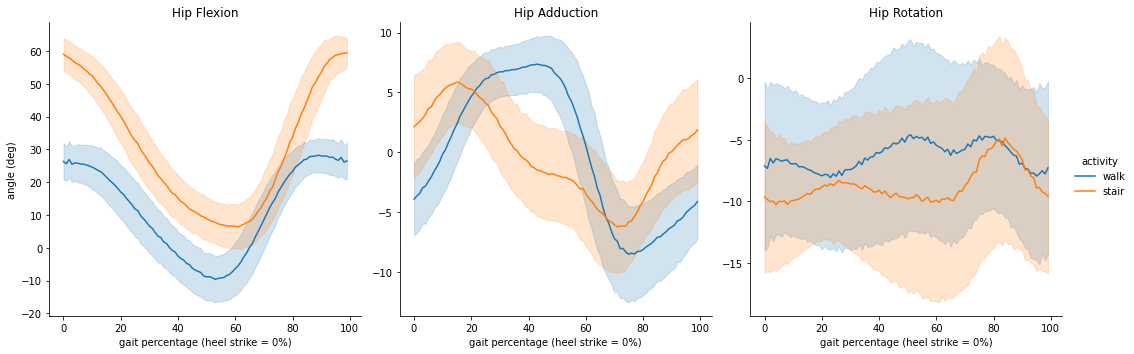

The script that drew this image:
#!/usr/bin/env python3
# -*- coding: utf-8 -*-
'''
Date: 2022-03-06
Filename: 2022_03_06_Hip_Angles_StairMaster_v_Walking
Author: Megan McCabe
Script Purpose: 
    Compare OpenSim inverse kinematic results (joint angles) between
    walking (2mph, 0.9m/s) and stair ascent (on a StairMaster, level=8)
    for 15 healthy subjects. Final results are plotted using seaborn
    and reflect ensemble averaging for each point in the gait cycle (0-100% 
    where 0% = heel strike)
    
'''
    
# 1. Import libraries
import scipy.io
import os
import numpy as np
import matplotlib.pyplot as plt
import pandas as pd
import seaborn as sns

# 2. Define parent folder filepaths
filepath_ikresults = '/Users/megan_mccabe/documents/school/thesis/data analysis/standard approach/results/'
filepath_synceddata = '/Users/megan_mccabe/documents/school/thesis/data analysis/ml approach/synced data/'
files_synceddata = os.listdir(filepath_synceddata)

# 3. Initialize dataframes for each activity
df_walk = pd.DataFrame()
df_stair = pd.DataFrame()

# 4. Load footedness of each subject
footedness = ['R','R','R','R','R','L','R','R','R','R','L','R','R','R','R','L','L']

# 5. Loop through subjects to load their inverse kinematics (IK) results and associated gait % vector (synceddata file)
for subj_id_num in range(1,18):
    
    if subj_id_num not in [4,11]:
        # Define subject id
        subj_id_var = '00'+str(subj_id_num)
        subj_id_var = 'S'+subj_id_var[-3:]
        
        # Identify subject's ik results filenames
        subject_ikresults_files = os.listdir(filepath_ikresults+subj_id_var+'/opensim ik/')
        subject_ikresults_files = [file for file in subject_ikresults_files if file[-3:] == 'mot']  
        
        # Identify subject's synceddata filename
        subject_synceddata_file = [file for file in files_synceddata if file[0:4] == subj_id_var][0]
    
        # Load synceddata, determine order of activities in file
        synceddata = scipy.io.loadmat(filepath_synceddata+subject_synceddata_file)
        
        syncdata_activity_order = dict()
        
        for i in range(4):
            activity_raw = synceddata['SyncedData'][0,i][0][0]
            activity = activity_raw.split('-')[0]
            syncdata_activity_order[activity] = i
        
        syncdata_activity_order.pop('stand')
        syncdata_activity_order.pop('stepup')
        
        # Loop through activities
        for act in syncdata_activity_order:
            act_index = syncdata_activity_order[act]
            
            gait_perc = synceddata['SyncedData'][0,act_index][5] # Let's focus on right foot for now
            '''
            # Pull the gait percentage vector, factoring in footedness
            if footedness[subj_id_num-1] == 'R':
                gait_perc = synceddata['SyncedData'][0,act_index][5]
            else:
                gait_perc = synceddata['SyncedData'][0,act_index][6]
            '''
            
            # Load the ikresults for that activity
            
            subj_act_ik_file = [f for f in subject_ikresults_files if act in f][0]
            
            #ik_file_activity_index = ik_activity_order.index(act)
            df_subj_ikresults = pd.read_table(
                filepath_ikresults+subj_id_var+'/opensim ik/'+subj_act_ik_file,
                sep='\t',header=8
                )
            
            # Insert the gait % vector into the ik results df
            df_subj_ikresults.insert(0,'gait_perc',gait_perc[:,0])
            
            # Remove rows w/ gait % = 999
            df_subj_ikresults = df_subj_ikresults[df_subj_ikresults['gait_perc']!=999]
            
            # convert gait percentage vector to int
            df_subj_ikresults['gait_perc'] = df_subj_ikresults['gait_perc'].astype('int64')
            
            # Insert new column w/ subject id into df
            subj_id_col = np.full((df_subj_ikresults.shape[0],1), subj_id_num)
            df_subj_ikresults.insert(0,'subject_id',subj_id_col)
            
            
            # Add data to subject-wide dfs
            if act == 'walk':
                df_walk = pd.concat([df_walk, df_subj_ikresults], ignore_index=True)
            elif act == 'stair':
                df_stair = pd.concat([df_stair, df_subj_ikresults], ignore_index=True)


# Pull the data across activities into one dataframe
activity_col_walk = list()
for i in range(df_walk.shape[0]):
    activity_col_walk.append('walk')
df_walk.insert(0,'activity',activity_col_walk)

activity_col_stair = list()
for i in range(df_stair.shape[0]):
    activity_col_stair.append('stair')
df_stair.insert(0,'activity',activity_col_stair)

df_all_activities = pd.concat([df_walk,df_stair],ignore_index=True)

id_cols = df_all_activities.columns[:4]
value_cols = df_all_activities.columns[4:]

df_all_activities_melt = df_all_activities.melt(id_vars=id_cols,value_vars=value_cols,var_name='metric_name',value_name='metric_value')

df_all_activities_hip = df_all_activities_melt[df_all_activities_melt['metric_name'].isin(['hip_flexion_r','hip_adduction_r','hip_rotation_r'])]

g = sns.relplot(
    data=df_all_activities_hip,
    kind='line',
    x='gait_perc',
    y='metric_value',
    hue='activity',
    col='metric_name',
    ci='sd',
    facet_kws={'sharey':False,'sharex': True})

g.set_axis_labels('gait percentage (heel strike = 0%)','angle (deg)')
g.axes[0,0].set_title('Hip Flexion')
g.axes[0,1].set_title('Hip Adduction')
g.axes[0,2].set_title('Hip Rotation')
